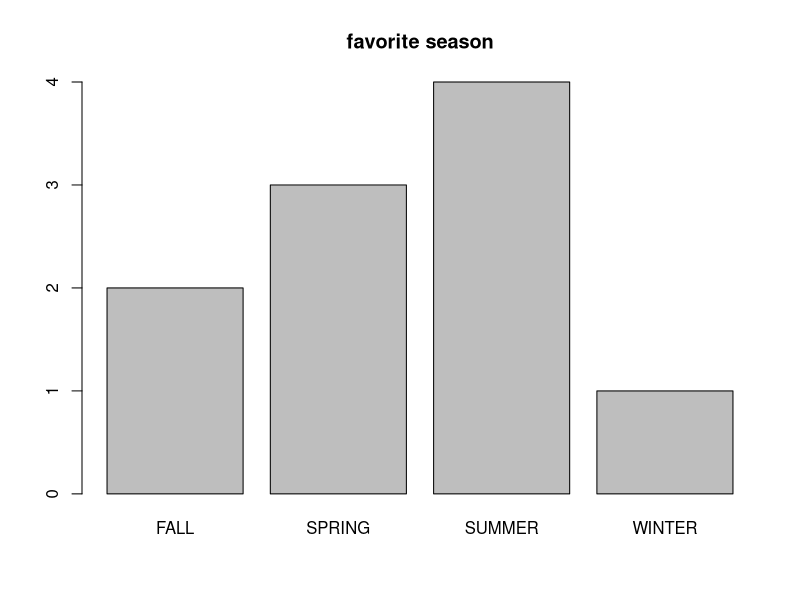
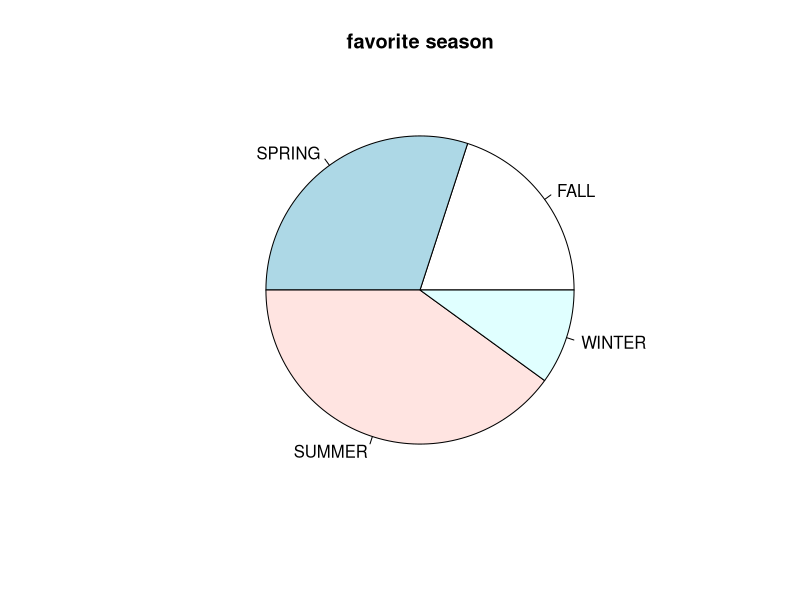
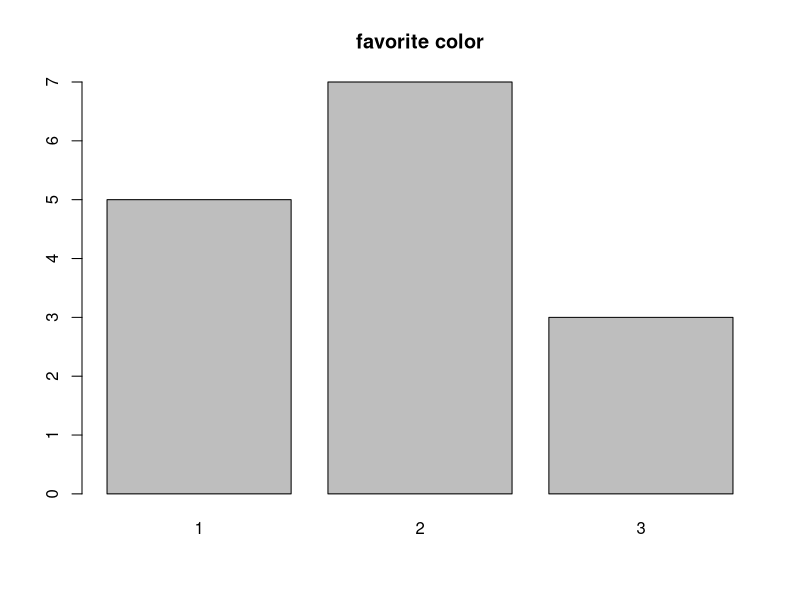
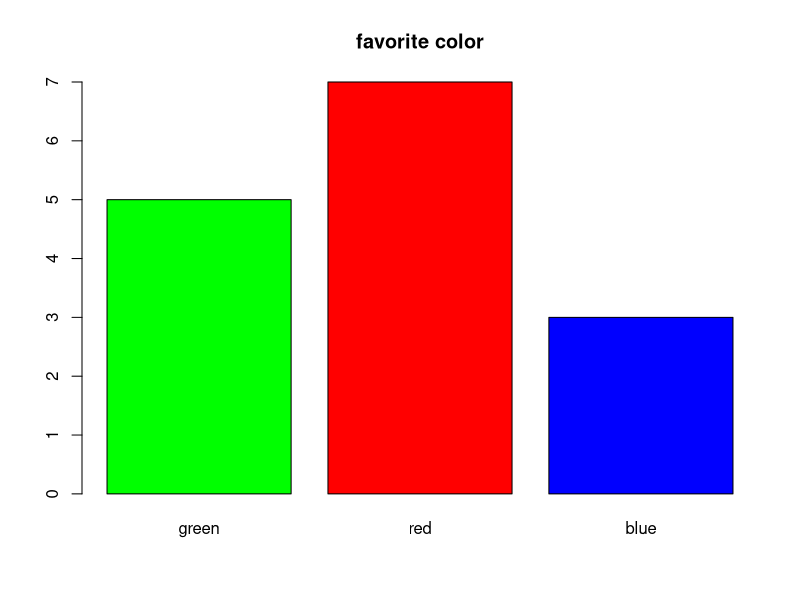
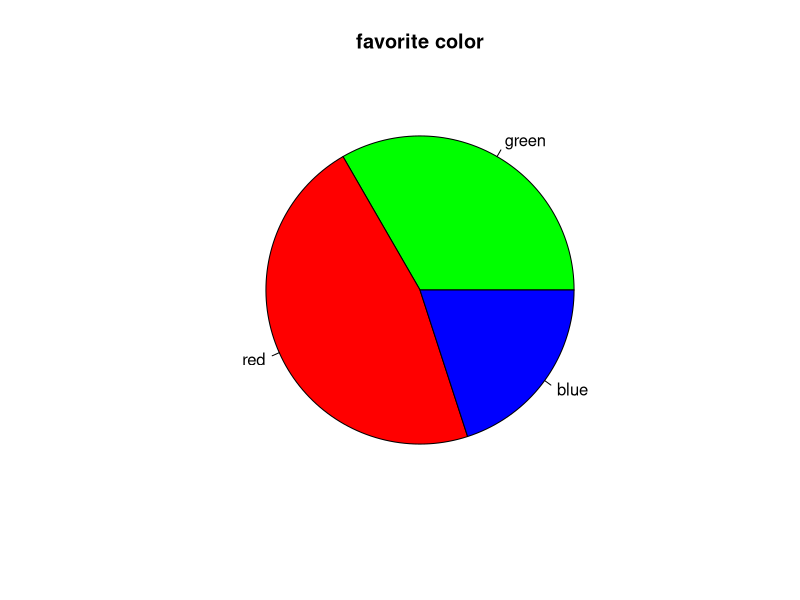

The R source for these figures, in order:
#5-1
favorite <- c('WINTER', 'SUMMER', 'SPRING', 'SUMMER', 'SUMMER',
              'FALL', 'FALL', 'SUMMER', 'SPRING', 'SPRING')
favorite
table(favorite)
table(favorite)/length(favorite)
#5-2
ds <-  table(favorite)
ds
barplot(ds, main = 'favorite season')
#5-3
ds <-  table(favorite)
ds
pie(ds, main = 'favorite season')
#5-4
favorite.color <- c(2,3,2,1,1,2,2,1,3,2,1,3,2,1,2)
ds <- table(favorite.color)
ds
barplot(ds, main='favorite color')
colors <- c('green','red','blue')
names(ds) <- colors
ds
barplot(ds,main = 'favorite color', col=colors)
pie(ds, main = 'favorite color', col=colors)


gender <- c("male", "female", "female", "male","female")

gender_factor <-factor(gender)
print(gender_factor)
levels(gender_factor)

size <- c("small","large", "mediun", "small","large")
size_factor <- factor(size, levels = c("small", "mediun","large"))
print(size_factor)
levels(size_factor)
nlevels(size_factor)
class(size_factor)


